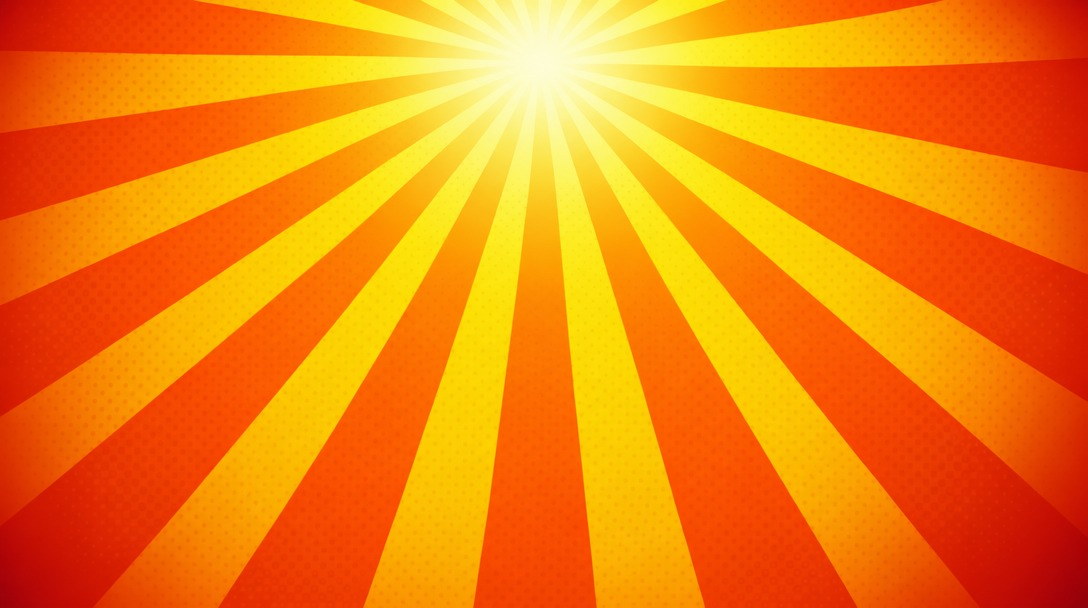
#> input picture work/capsules-v1/plates_used/01_sunburst_gpt_0.jpg, 1088 x 608 px
$ python -i shaders.py   (imports and definitions only)
#> lines starting #> are read from the running program, lines starting #| are printed output that depends on the picture; after the words box and inside, x2 and y2 are one past the last pixel; in counts of white or black regions, pixels touching at a corner belong together
#> further down, picture is the input picture: PIL image 1088x608 RGB; mean R, G, B 243.8, 129.8, 12.3
"""Post 'shaders' that turn a finished composite into a different art style.

All of these run on the real render pixels (no image model), so the characters stay the game models,
just drawn differently. Apply before the logo, then place the logo on top so the brand stays crisp.
"""
import math
import numpy as np
import cv2
from PIL import Image, ImageFilter


def _np(im):
    return np.asarray(im.convert("RGB"))


def _pil(a):
    return Image.fromarray(np.clip(a, 0, 255).astype(np.uint8)).convert("RGBA")


def ink_cel(im, colors=14, line=3, edge_lo=60, edge_hi=150, shadow_hatch=True):
    """Cel shading: flatten colour into bands, then ink the edges (Hades / Ravenswatch inked look)."""
#> called with colors = 14, line = 3, edge_lo = 60, edge_hi = 150, shadow_hatch = True
    a = _np(im)
    sm = cv2.bilateralFilter(a, 9, 60, 60)
    sm = cv2.bilateralFilter(sm, 9, 60, 60)
    Z = sm.reshape(-1, 3).astype(np.float32)
    crit = (cv2.TERM_CRITERIA_EPS + cv2.TERM_CRITERIA_MAX_ITER, 12, 1.0)
    sample = Z[np.random.default_rng(0).choice(len(Z), 60000, replace=False)]
    _, _, centers = cv2.kmeans(sample, colors, None, crit, 2, cv2.KMEANS_PP_CENTERS)
#> centers = 14 rows, first 8: [248.8, 100.3, 2.04], [251.9, 219.8, 8.8], [252.9, 250.3, 187.3], [193.5, 15.35, 4.12], [250.6, 151.8, 2.54], [251.9, 238.6, 94.43], [251.1, 176.9, 4.27], [235.6, 61.25, 1.84]
    d = ((Z[:, None, :] - centers[None]) ** 2).sum(-1)
    flat = centers[d.argmin(1)].reshape(a.shape)
    flat = cv2.medianBlur(flat.astype(np.uint8), 5).astype(np.float32)
    gray = cv2.cvtColor(sm, cv2.COLOR_RGB2GRAY)
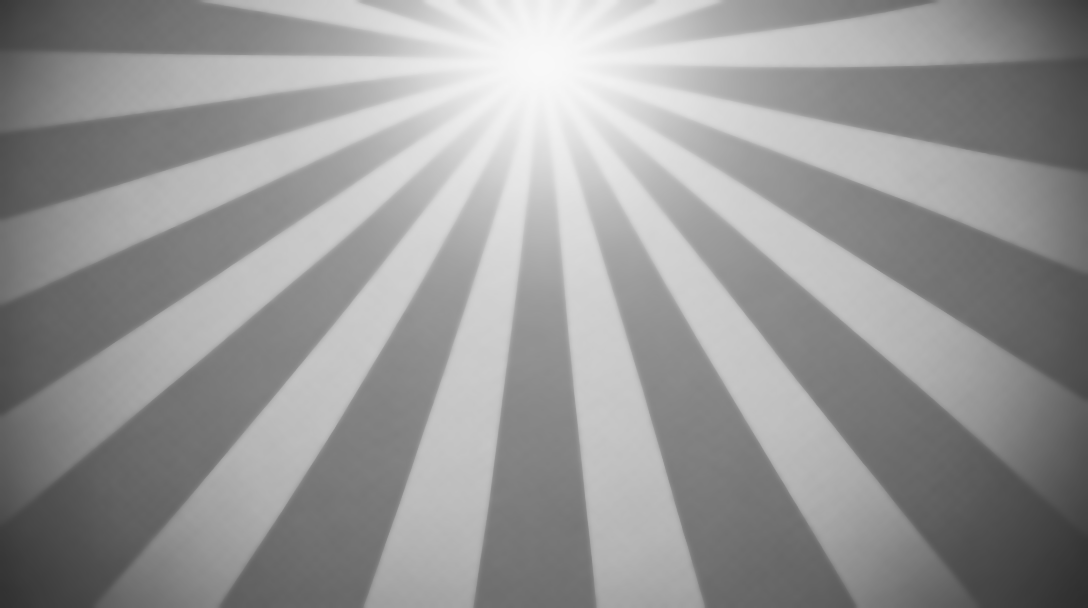
#> gray: shape (608, 1088); min 46, max 248, mean 150.5
    edges = cv2.Canny(gray, edge_lo, edge_hi)
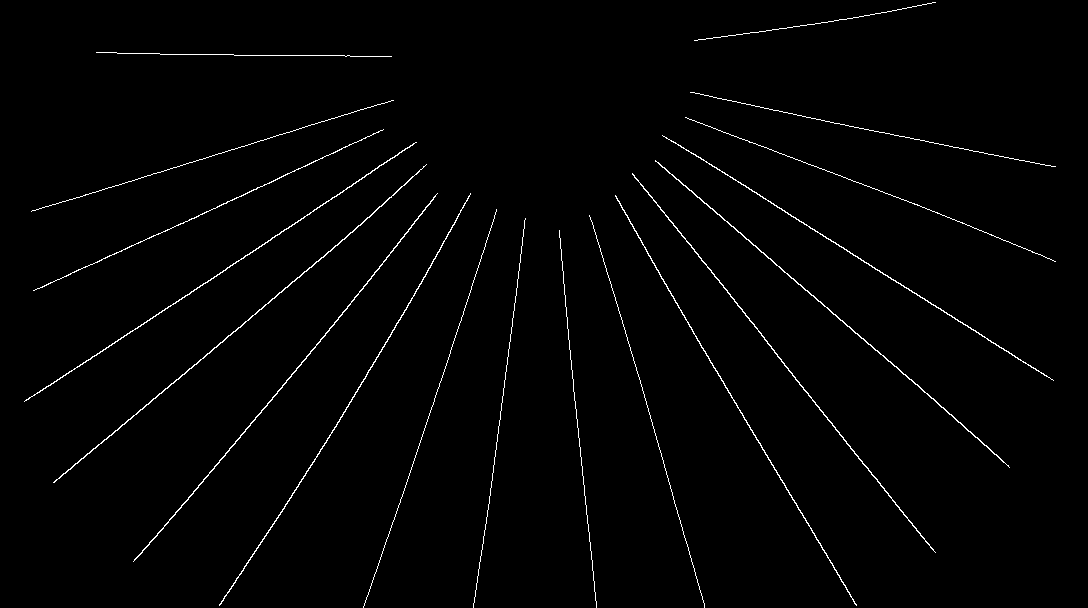
#> edges: shape (608, 1088); 1.3% white in thin lines or dots
    edges = cv2.dilate(edges, np.ones((line, line), np.uint8))
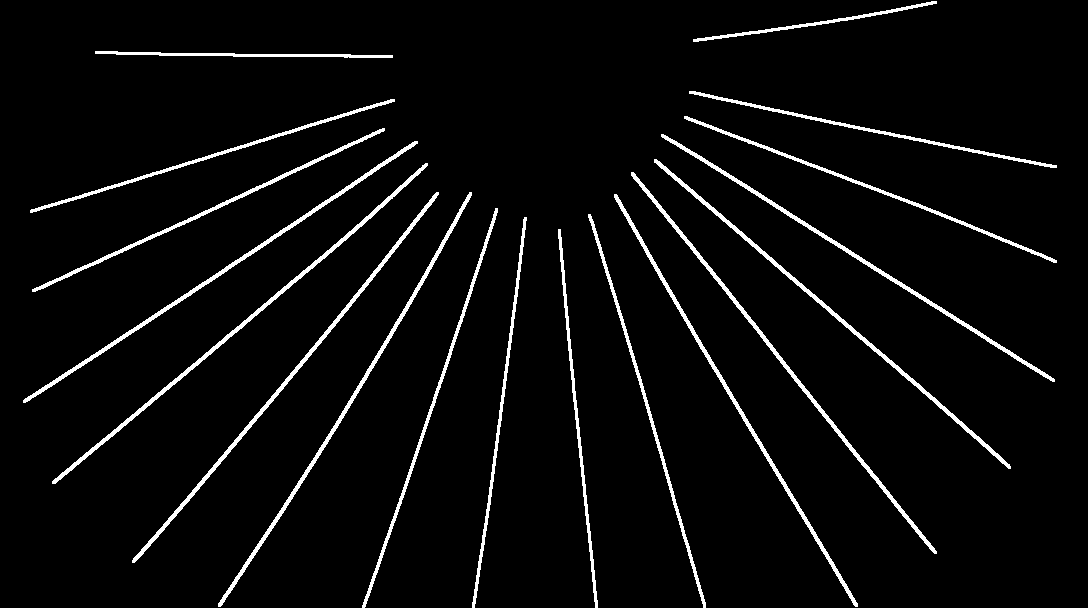
#> edges: shape (608, 1088); 4.3% white; 18 white regions, largest, box (x1, y1, x2, y2) and area: (52, 163, 428, 484) 2066, (631, 172, 937, 554) 2040, (132, 192, 439, 563) 2014
    edges = cv2.GaussianBlur(edges, (3, 3), 0).astype(np.float32) / 255
    ink = np.array([28, 18, 30], np.float32)
    out = flat * (1 - edges[..., None]) + ink * edges[..., None]
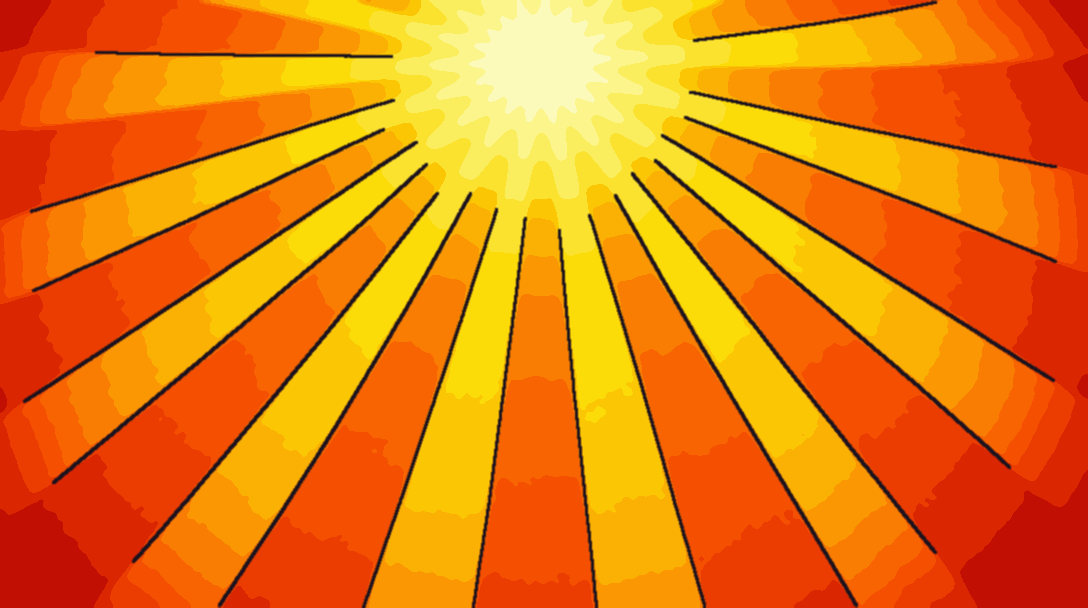
#> out: shape (608, 1088, 3) float32; mean R, G, B 233.7, 124.4, 12.9
    if shadow_hatch:
        lum = gray.astype(np.float32) / 255
        h, w = lum.shape
#> h = 608; w = 1088
        yy, xx = np.mgrid[0:h, 0:w]
        hatch = ((xx + yy) % 14 < 2).astype(np.float32) * (lum < 0.22)
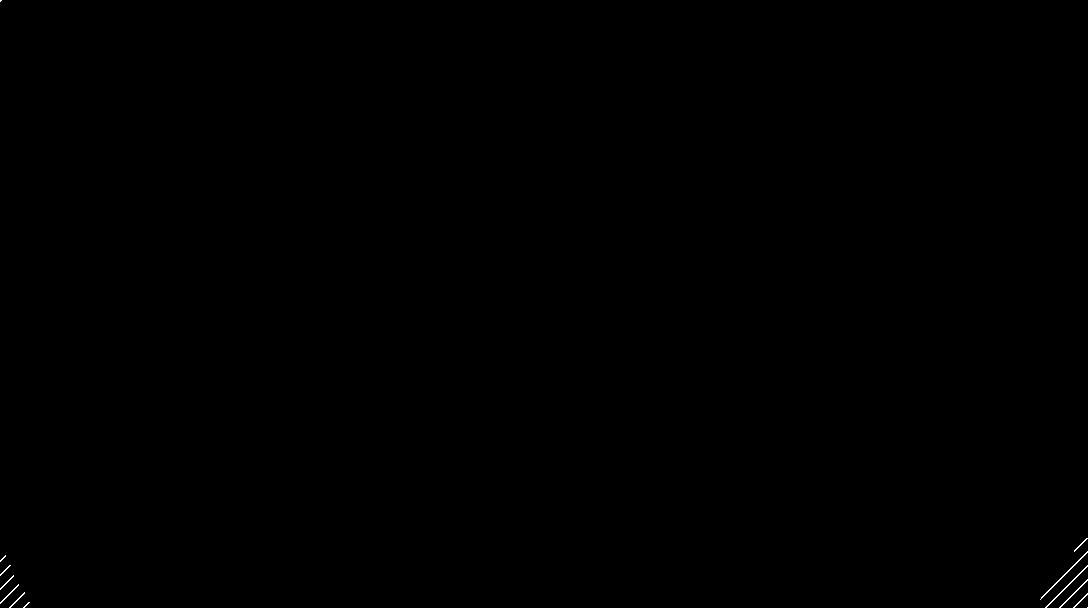
#> hatch: shape (608, 1088) float32; values 0 (black) and 1 (white), 0.07% white in thin lines or dots
        out = out * (1 - hatch[..., None] * 0.6) + ink * hatch[..., None] * 0.6
    return _pil(out)


# [58 lines left out: functions pixel, _screen, riso, painted, not called in this run]

>>> from PIL import Image
>>> picture = Image.open('plates_used/01_sunburst_gpt_0.jpg')
>>> result = ink_cel(picture)

$ run again, on work/capsules-v1/plates_used/01_sunburst_nbp_0.jpg
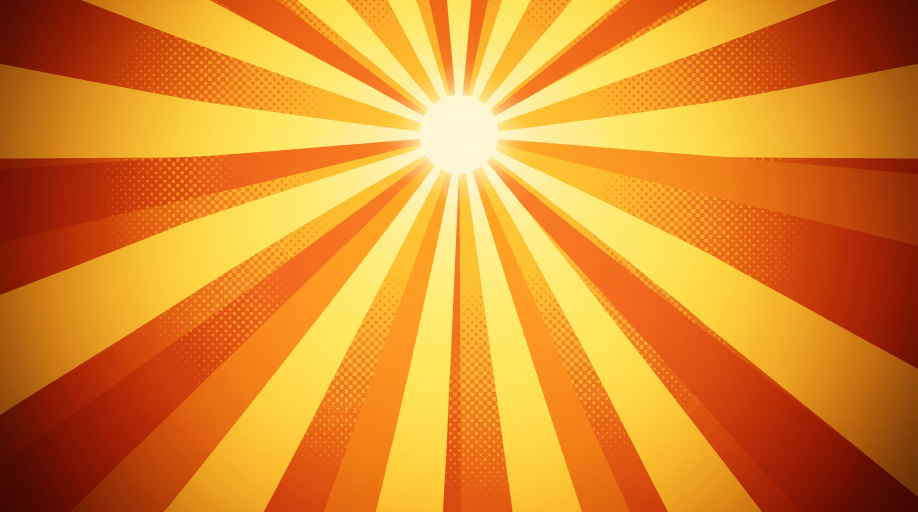
#> input picture work/capsules-v1/plates_used/01_sunburst_nbp_0.jpg, 2752 x 1536 px (shown at 1/3 size)
#> picture is the input picture: PIL image 2752x1536 RGB; mean R, G, B 220.7, 136.2, 43.1
#> centers = 14 rows, first 8: [216.4, 81.93, 15.47], [252.5, 201.2, 59.7], [92.29, 13.96, 1.83], [254.5, 243.9, 194.6], [254.2, 224.9, 89.53], [236.7, 112.4, 25.57], [160.5, 39.09, 5.45], [247.5, 176.2, 44.02]
#> in ink_cel, `edges = cv2.Canny(gray, edge_lo, edge_hi)`:
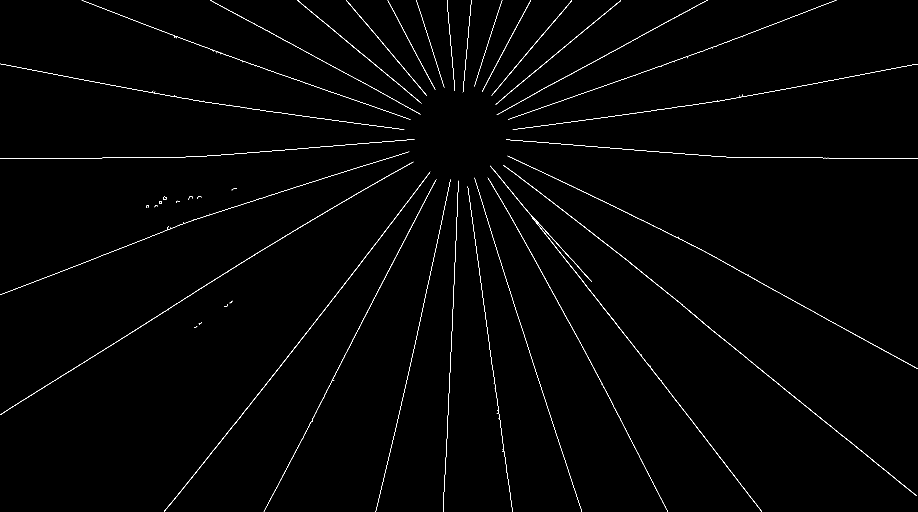
#> edges: shape (1536, 2752) (shown at 1/3 size); 0.74% white in thin lines or dots
#> in ink_cel, `hatch = ((xx + yy) % 14 < 2).astype(np.float32) * (lum < 0.22)`:
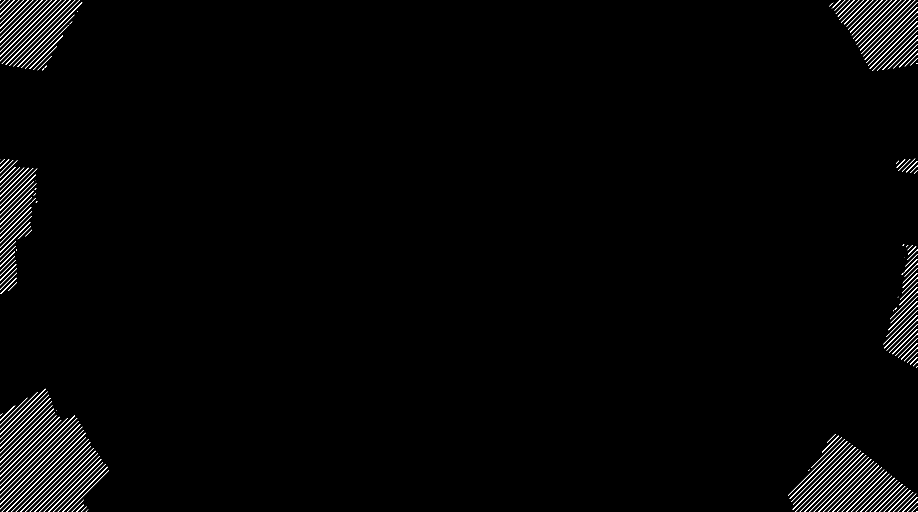
#> hatch: shape (1536, 2752) float32 (shown at 1/3 size); values 0 (black) and 1 (white), 0.93% white in thin lines or dots

$ run again, on work/capsules-v1/plates_used/01_sunburst_nbp_1.jpg
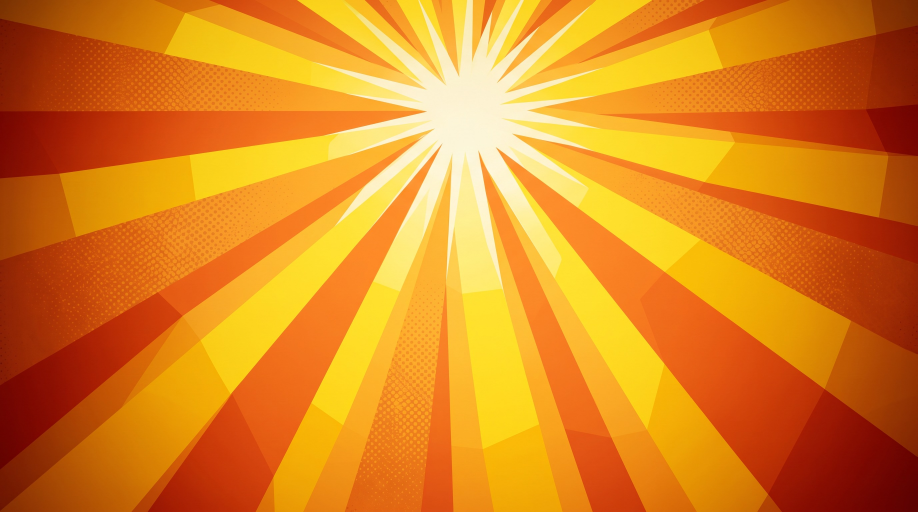
#> input picture work/capsules-v1/plates_used/01_sunburst_nbp_1.jpg, 2752 x 1536 px (shown at 1/3 size)
#> picture is the input picture: PIL image 2752x1536 RGB; mean R, G, B 220.9, 131.6, 31.2
#> centers = 14 rows, first 8: [215, 89.26, 13.86], [253.8, 221, 51.05], [155, 40.2, 3.24], [220.7, 133.8, 5.21], [252.8, 241.2, 199.8], [241, 170.8, 6.5], [191.7, 57.4, 7.17], [253.6, 232.5, 124.6]
#> in ink_cel, `edges = cv2.Canny(gray, edge_lo, edge_hi)`:
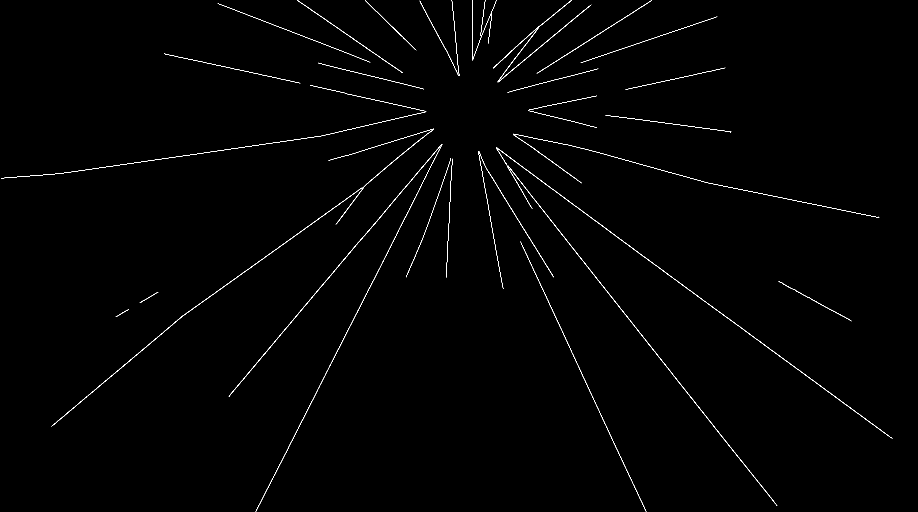
#> edges: shape (1536, 2752) (shown at 1/3 size); 0.53% white in thin lines or dots
#> in ink_cel, `hatch = ((xx + yy) % 14 < 2).astype(np.float32) * (lum < 0.22)`:
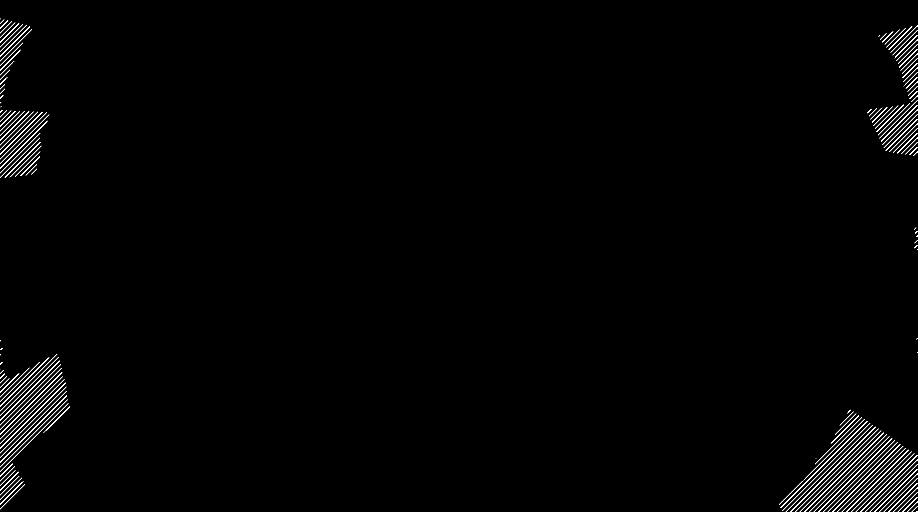
#> hatch: shape (1536, 2752) float32 (shown at 1/3 size); values 0 (black) and 1 (white), 0.67% white in thin lines or dots
